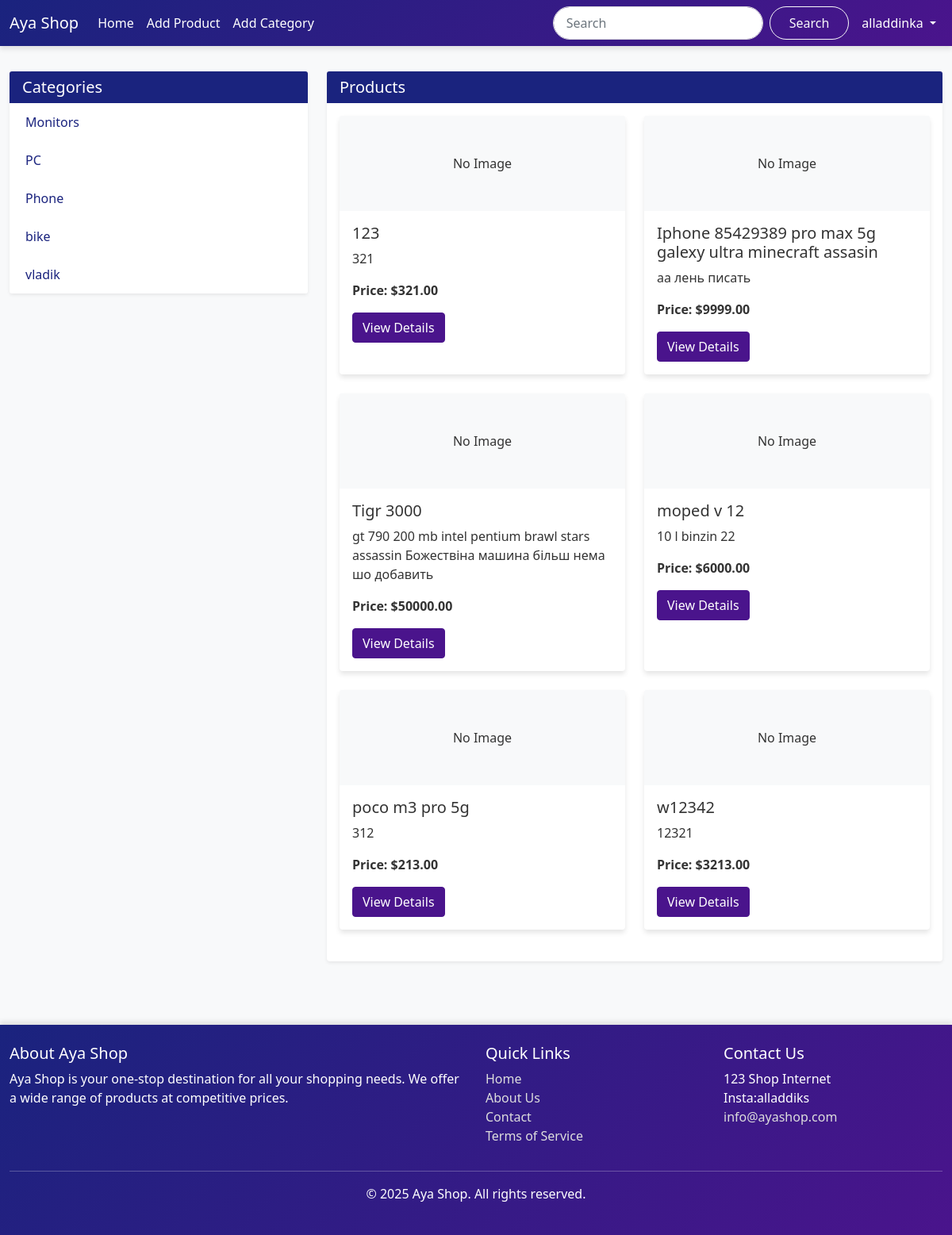
Screenshot of / (signed in) with the database file from the repository.
### shop/models.py (models this page shows, shortened)
class Category(models.Model):
    name = models.CharField(max_length=100, unique=True)
    slug = models.SlugField(max_length=100, unique=True, blank=True)
    class Meta:
        ordering = ('name',)
        verbose_name = 'category'
        verbose_name_plural = 'categories'

class Product(models.Model):
    category = models.ForeignKey(Category, related_name='products', on_delete=models.CASCADE)
    name = models.CharField(max_length=100, unique=True)
    slug = models.SlugField(max_length=100, unique=True, blank=True)
    description = models.TextField(blank=True)
    price = models.DecimalField(max_digits=10, decimal_places=2)
    available = models.BooleanField(default=True)
    created = models.DateTimeField(auto_now_add=True)
    updated = models.DateTimeField(auto_now=True)
    author = models.ForeignKey(User, on_delete=models.SET_NULL, related_name='products', null=True)
    content = models.TextField(blank=True)
    class Meta:
        ordering = ('name',)
        indexes = [
            models.Index(fields=['id', 'slug']),
        ]

### shop/views.py (the view)
# urls.py: path('', views.home, name='home'),
def home(request):
    categories = Category.objects.all()
    products = Product.objects.filter(available=True)
    context = {
        'categories': categories,
        'products': products,
    }
    return render(request, 'home.html', context)

### templates/home.html (shortened to what this page needs)
<!DOCTYPE html>
<html lang="en">
<head>
    <link href="https://cdn.jsdelivr.net/npm/bootstrap@5.1.3/dist/css/bootstrap.min.css" rel="stylesheet">
</head>
<body>
    <header>
        <nav class="navbar navbar-expand-lg navbar-dark">
            <div class="container">
                <a class="navbar-brand" href="{% url 'home' %}">Aya Shop</a>
                <div class="collapse navbar-collapse" id="navbarNav">
                    <ul class="navbar-nav me-auto">
                        <li class="nav-item">
                            <a class="nav-link" href="{% url 'home' %}">Home</a>
                        </li>
                        {% if user.is_authenticated %}
                            <li class="nav-item">
                                <a class="nav-link" href="{% url 'add_product' %}">Add Product</a>
                            </li>
                            <li class="nav-item">
                                <a class="nav-link" href="{% url 'add_category' %}">Add Category</a>
                            </li>
                        {% endif %}
                    </ul>
                    <form class="d-flex me-2" action="{% url 'search' %}" method="get">
                        <input class="form-control me-2" type="search" placeholder="Search" aria-label="Search" name="q">
                        <button class="btn btn-outline-light" type="submit">Search</button>
                    </form>
                    <ul class="navbar-nav">
                        {% if user.is_authenticated %}
                            <li class="nav-item dropdown">
                                <a class="nav-link dropdown-toggle" href="#" id="navbarDropdown" role="button" data-bs-toggle="dropdown" aria-expanded="false">
                                    {{ user.username }}
                                </a>
                            </li>
                        {% endif %}
                    </ul>
                </div>
            </div>
        </nav>
    </header>
    <main class="container">
        <div class="row">
            <div class="col-md-4 mb-4">
                <div class="card shadow-sm">
                    <div class="card-header bg-dark-blue text-white">
                        <h2 class="h5 mb-0">Categories</h2>
                    </div>
                    <ul class="list-group list-group-flush">
                        {% for category in categories %}
                            <li class="list-group-item">
                                <a href="{% url 'category_detail' category.pk %}">{{ category.name }}</a>
                            </li>
                        {% empty %}
                            <li class="list-group-item">No categories available</li>
                        {% endfor %}
                    </ul>
                </div>
            </div>
            <div class="col-md-8">
                <div class="card shadow-sm">
                    <div class="card-header bg-dark-blue text-white">
                        <h2 class="h5 mb-0">Products</h2>
                    </div>
                    <div class="card-body">
                        <div class="row">
                            {% for product in products %}
                                <div class="col-md-6 mb-4">
                                    <div class="card h-100">
                                        {% if product.image %}
                                            <img src="{{ product.image.url }}" class="card-img-top" alt="{{ product.name }}">
                                        {% else %}
                                            <div class="card-img-top bg-light text-center py-5">No Image</div>
                                        {% endif %}
                                        <div class="card-body">
                                            <h5 class="card-title">{{ product.name }}</h5>
                                            <p class="card-text">{{ product.description|truncatewords:20 }}</p>
                                            <p class="card-text"><strong>Price: ${{ product.price }}</strong></p>
                                            <a href="{% url 'product_detail' product.pk %}" class="btn btn-primary">View Details</a>
                                        </div>
                                    </div>
                                </div>
                            {% empty %}
                                <div class="col-12">
                                    <p>No products available</p>
                                </div>
                            {% endfor %}
                        </div>
                    </div>
                </div>
            </div>
        </div>
    </main>
    <footer class="mt-5">
        <div class="container">
            <div class="row">
                <div class="col-md-6">
                    <h5>About Aya Shop</h5>
                    <p>Aya Shop is your one-stop destination for all your shopping needs. We offer a wide range of products at competitive prices.</p>
                </div>
                <div class="col-md-3">
                    <h5>Quick Links</h5>
                    <ul class="list-unstyled">
                        <li><a href="{% url 'home' %}">Home</a></li>
                        <li><a href="#">About Us</a></li>
                        <li><a href="#">Contact</a></li>
                        <li><a href="#">Terms of Service</a></li>
                    </ul>
                </div>
                <div class="col-md-3">
                    <h5>Contact Us</h5>
                    <address>
                        123 Shop Internet<br>
                        Insta:alladdiks<br>
                        <a href="mailto:info@ayashop.com">info@ayashop.com</a>
                    </address>
                </div>
            </div>
            <hr>
            <div class="row">
                <div class="col-12 text-center">
                    <p>&copy; 2025 Aya Shop. All rights reserved.</p>
                </div>
            </div>
        </div>
    </footer>
</body>
</html>

### templates/home.html (style rules this page uses)
:root { --dark-blue: #1a237e; --purple: #4a148c; --light-purple: #7c43bd; --gradient: linear-gradient(135deg, var(--dark-blue), var(--purple)); --shadow: 0 4px 6px rgba(0, 0, 0, 0.1); }
body { display: flex; flex-direction: column; min-height: 100vh; background-color: #f8f9fa; color: #333; font-family: 'Segoe UI', Tahoma, Geneva, Verdana, sans-serif; }
main { flex: 1; padding: 2rem 0; }
.navbar { background: var(--gradient); box-shadow: var(--shadow); }
.navbar-brand, .nav-link { color: white !important; font-weight: 500; }
.btn-primary { background-color: var(--purple); border-color: var(--purple); transition: background-color 0.3s ease; }
.card { border: none; box-shadow: var(--shadow); transition: transform 0.3s ease, box-shadow 0.3s ease; }
footer { background: var(--gradient); color: white; padding: 1.5rem 0; margin-top: auto; box-shadow: 0 -4px 6px rgba(0, 0, 0, 0.1); }
footer a { color: #ddd; text-decoration: none; transition: color 0.3s ease; }
.form-control { border-radius: 25px; border: 1px solid #ddd; padding: 0.5rem 1rem; }
.btn-outline-light { border-radius: 25px; padding: 0.5rem 1.5rem; transition: background-color 0.3s ease, color 0.3s ease; }
.container { max-width: 1200px; }
.bg-dark-blue { background-color: var(--dark-blue); }
.shadow-sm { box-shadow: var(--shadow); }
.card-header { border-bottom: none; }
.list-group-item { border: none; padding: 0.75rem 1.25rem; }
.list-group-item a { color: var(--dark-blue); text-decoration: none; transition: color 0.3s ease; }

### rows the page displays
Category: name "Monitors"
Category: name "PC"
Category: name "Phone"
Category: name "bike"
Category: name "vladik"
Product: name "123", description "321", price "321.00"
Product: name "Iphone 85429389 pro max 5g galexy ultra minecraft assasin", description "аа лень писать", price "9999.00"
Product: name "Tigr 3000", description "gt 790 200 mb intel pentium brawl stars assassin Божествіна машина більш нема шо добавить", price "50000.00"
Product: name "moped v 12", description "10 l binzin 22", price "6000.00"
Product: name "poco m3 pro 5g", description "312", price "213.00"
Product: name "w12342", description "12321", price "3213.00"

### other values shown
{{ user.username }} "alladdinka"
